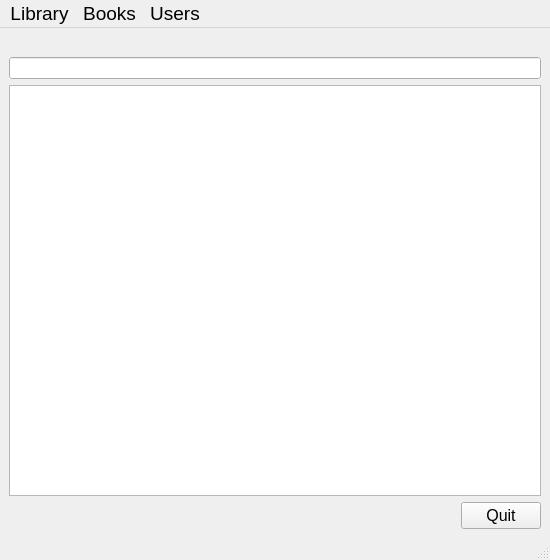
<?xml version="1.0" encoding="UTF-8"?>
<ui version="4.0">
 <class>MainWindow</class>
 <widget class="QMainWindow" name="MainWindow">
  <property name="geometry">
   <rect>
    <x>0</x>
    <y>0</y>
    <width>550</width>
    <height>560</height>
   </rect>
  </property>
  <property name="windowTitle">
   <string>Library App</string>
  </property>
  <widget class="QWidget" name="centralwidget">
   <layout class="QVBoxLayout" name="verticalLayout">
    <item>
     <widget class="QLabel" name="label">
      <property name="text">
       <string/>
      </property>
     </widget>
    </item>
    <item>
     <widget class="QLineEdit" name="lineEdit">
      <property name="autoFillBackground">
       <bool>true</bool>
      </property>
     </widget>
    </item>
    <item>
     <widget class="QTextEdit" name="textEdit">
      <property name="verticalScrollBarPolicy">
       <enum>Qt::ScrollBarAsNeeded</enum>
      </property>
      <property name="sizeAdjustPolicy">
       <enum>QAbstractScrollArea::AdjustIgnored</enum>
      </property>
     </widget>
    </item>
    <item>
     <layout class="QHBoxLayout" name="horizontalLayout">
      <item>
       <spacer name="horizontalSpacer">
        <property name="orientation">
         <enum>Qt::Horizontal</enum>
        </property>
        <property name="sizeHint" stdset="0">
         <size>
          <width>178</width>
          <height>20</height>
         </size>
        </property>
       </spacer>
      </item>
      <item>
       <widget class="QPushButton" name="pushButton">
        <property name="font">
         <font>
          <pointsize>12</pointsize>
          <italic>false</italic>
         </font>
        </property>
        <property name="text">
         <string>Quit</string>
        </property>
       </widget>
      </item>
     </layout>
    </item>
   </layout>
  </widget>
  <widget class="QMenuBar" name="menubar">
   <property name="geometry">
    <rect>
     <x>0</x>
     <y>0</y>
     <width>550</width>
     <height>28</height>
    </rect>
   </property>
   <property name="font">
    <font>
     <pointsize>14</pointsize>
     <italic>false</italic>
    </font>
   </property>
   <widget class="QMenu" name="libraryMenu">
    <property name="title">
     <string>Library</string>
    </property>
    <addaction name="actionPrint_Library_by_ID"/>
    <addaction name="actionPrit_Library_by_Name"/>
   </widget>
   <widget class="QMenu" name="booksMenu">
    <property name="title">
     <string>Books</string>
    </property>
    <addaction name="actionAdd_Book"/>
    <addaction name="actionSearch_Book_by_prefix"/>
    <addaction name="actionPrint_who_borrowed_book_by_name"/>
    <addaction name="separator"/>
    <addaction name="actionBorrow_Book"/>
    <addaction name="actionReturn_Book"/>
   </widget>
   <widget class="QMenu" name="usersMenu">
    <property name="title">
     <string>Users</string>
    </property>
    <addaction name="actionAdd_User"/>
    <addaction name="actionPrint_Usrs_List"/>
   </widget>
   <addaction name="libraryMenu"/>
   <addaction name="booksMenu"/>
   <addaction name="usersMenu"/>
  </widget>
  <widget class="QStatusBar" name="statusbar"/>
  <action name="actionPrint_Library_by_ID">
   <property name="text">
    <string>Print Library by ID</string>
   </property>
  </action>
  <action name="actionPrit_Library_by_Name">
   <property name="text">
    <string>Print Library by Name</string>
   </property>
  </action>
  <action name="actionAdd_User">
   <property name="text">
    <string>Add User</string>
   </property>
  </action>
  <action name="actionPrint_Usrs_List">
   <property name="text">
    <string>Print Users list</string>
   </property>
  </action>
  <action name="actionAdd_Book">
   <property name="text">
    <string>Add Book</string>
   </property>
  </action>
  <action name="actionSearch_Book_by_prefix">
   <property name="text">
    <string>Search Book by prefix</string>
   </property>
  </action>
  <action name="actionPrint_who_borrowed_book_by_name">
   <property name="text">
    <string>Print list of Users currently borrowing a Book</string>
   </property>
  </action>
  <action name="actionBorrow_Book">
   <property name="text">
    <string>Borrow Book</string>
   </property>
  </action>
  <action name="actionReturn_Book">
   <property name="text">
    <string>Return Book</string>
   </property>
  </action>
 </widget>
 <resources/>
 <connections/>
</ui>
